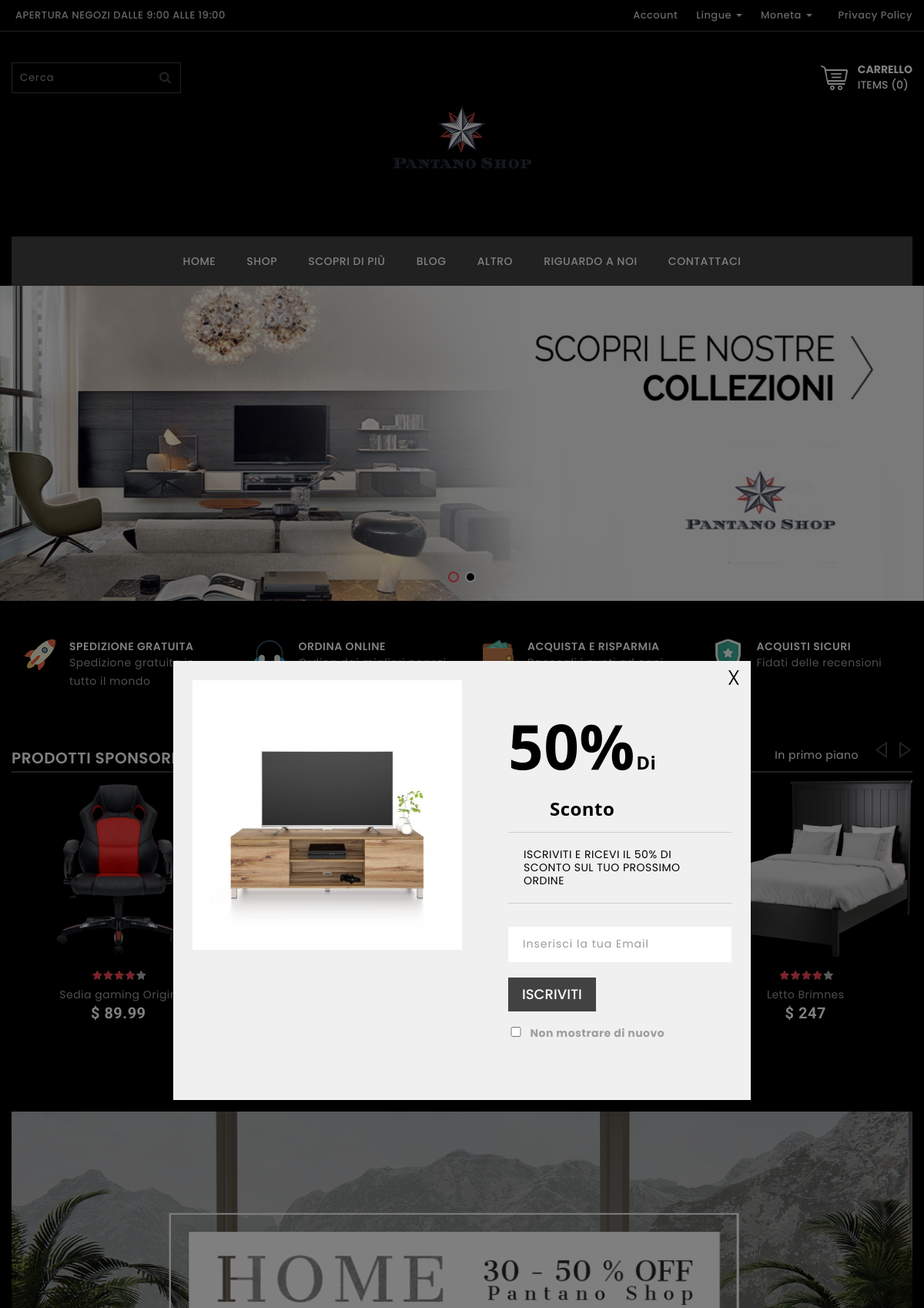
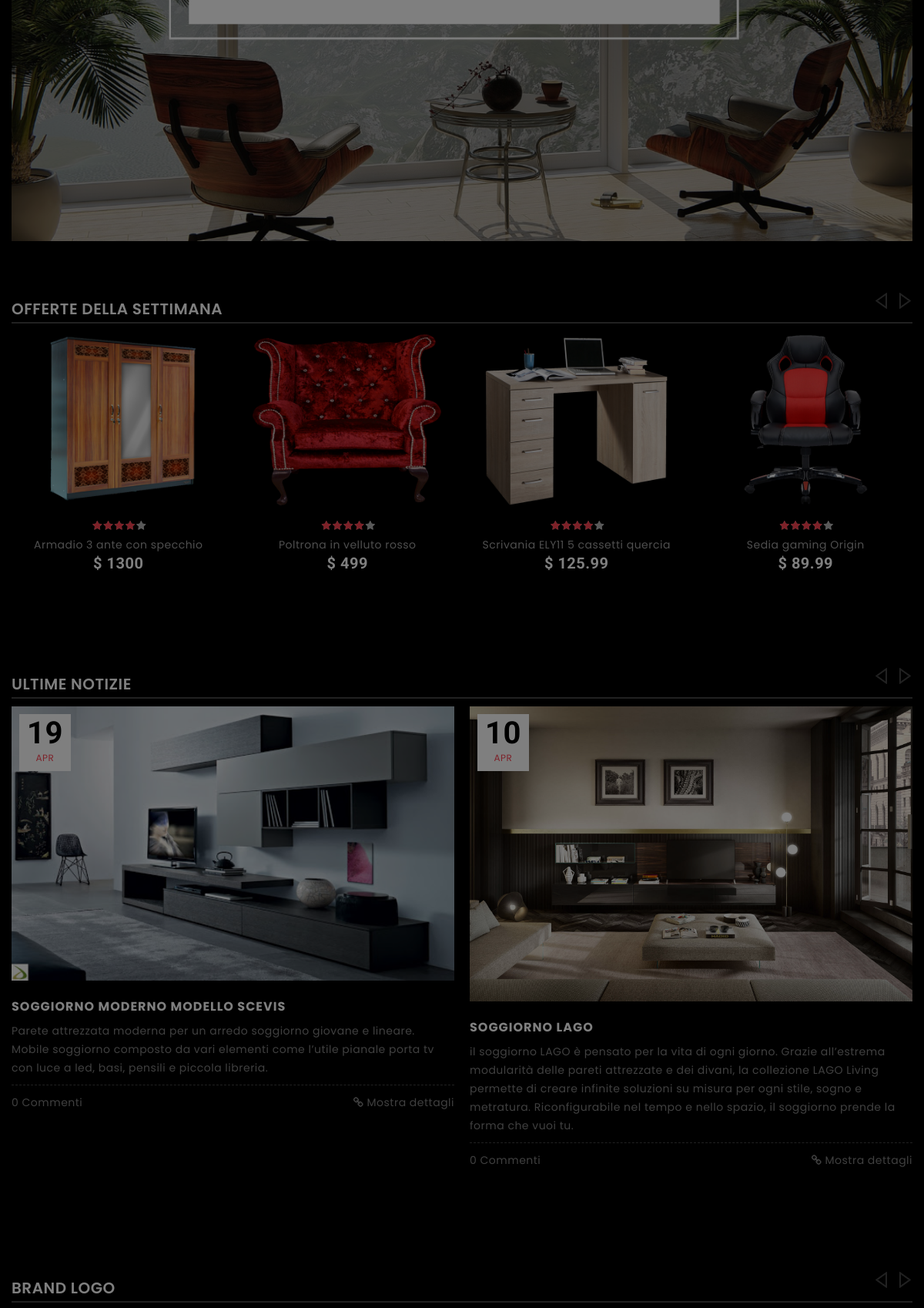
Page /Azienda_mobili/index2.php (upper part) on the committed database (2 pictures, top to bottom).
### tables this page shows
CREATE TABLE `mobile` (
  `ID` varchar(5) NOT NULL,
  `Nome` varchar(50) NOT NULL,
  `Marca` varchar(50) NOT NULL,
  `Stile` varchar(50) NOT NULL,
  `Colore` varchar(50) NOT NULL,
  `Disponibilita` varchar(50) NOT NULL,
  `Categoria` varchar(50) NOT NULL,
  `Prezzo` float NOT NULL,
  `Immagine` varchar(50) NOT NULL,
  `Immagine_reverse` varchar(50) NOT NULL,
  `Quantita` int(11) NOT NULL,
  `Descrizione` text NOT NULL,
  `Venduto` int(11) NOT NULL,
  `Cuore` int(11) NOT NULL,
  `Data` date NOT NULL
);

### Azienda_mobili/index2.php (the view, shortened to what this page needs)
<html lang="en">
<head>
  <link rel="stylesheet" type="text/css" href="css/font-awesome.min.css" />
  <link rel="stylesheet" type="text/css" href="css/bootstrap.css" />
  <link rel="stylesheet" type="text/css" href="css/style.css">
  <link rel="stylesheet" type="text/css" href="css/magnific-popup.css">
  <link rel="stylesheet" type="text/css" href="css/owl.carousel.css">
</head>
<body>
  <?php
    include "conn.php";
   ?>
  <div class="wrapper">
    <div id="subscribe-me" class="modal animated fade in" role="dialog" data-keyboard="true" tabindex="-1">
      <div class="newsletter-popup"> <img class="offer" src="images/offerta.jpg" width="350" alt="offer">
        <div class="newsletter-popup-static newsletter-popup-top">
          <div class="popup-text">
            <div class="popup-title">50% <span> Di <br>Sconto</span></div>
            <div class="popup-desc">
              <div>ISCRIVITI E RICEVI IL 50% DI SCONTO SUL TUO PROSSIMO ORDINE</div>
            </div>
          </div>
          <form onsubmit="return  validatpopupemail();" method="post">
            <div class="form-group required">
              <input type="email" name="email-popup" id="email-popup" placeholder="Inserisci la tua Email" class="form-control input-lg" required />
              <button type="submit" class="btn btn-default btn-lg" id="email-popup-submit">Iscriviti</button>
              <label class="checkme">
                <input type="checkbox" value="" id="checkme" /> Non mostrare di nuovo </label>
            </div>
          </form>
        </div>
      </div>
    </div>
    <header id="header">
      <div class="header-top">
        <div class="container">
          <div class="row">
            <div class="col-xs-12 col-sm-4">
              <div class="header-top-left">
                <div class="contact"><span class="hidden-xs hidden-sm hidden-md">Apertura negozi dalle 9:00 alle 19:00 </span></div>
              </div>
            </div>
            <div class="col-xs-12 col-sm-8">
              <ul class="header-top-right text-right">
                <?php
                  if ($_SESSION['username'] == ''){
                    echo "<li class='account'><a href='login.php'>Account</a></li>";
                  }
                 ?>
                <li class="language dropdown"> <span class="dropdown-toggle" id="dropdownMenu1" data-toggle="dropdown" aria-haspopup="true" aria-expanded="false" role="button">Lingue <span class="caret"></span> </span>
                </li>
                <li class="currency dropdown"> <span class="dropdown-toggle" id="dropdownMenu12" data-toggle="dropdown" aria-haspopup="true" aria-expanded="false" role="button">Moneta <span class="caret"></span> </span>
                </li>
                <li class="currency dropdown">
                  <a href="https://www.iubenda.com/privacy-policy/99772221" class="iubenda-black iubenda-embed" title="Privacy Policy ">Privacy Policy</a>
                </li>
              </ul>
            </div>
          </div>
        </div>
      </div>
      <div class="header">
        <div class="container">
          <div class="row">
            <div class="col-xs-12 col-sm-4">
              <div class="main-search mt_40">
                <input id="search-input" name="cerca" value="" placeholder="Cerca" class="form-control input-lg" autocomplete="off" type="text">
                <span class="input-group-btn">
              <button type="button" name="cercaBottone" class="btn btn-default btn-lg"><i class="fa fa-search"></i></button>
              </span> </div>
            </div>
            <div class="navbar-header col-xs-6 col-sm-4"> <a class="navbar-brand" href="index2.php"> <img alt="themini" src="images/Logo-PantanoShop.png"> </a> </div>
            <div class="col-xs-6 col-sm-4 shopcart">
              <div id="cart" class="btn-group btn-block mtb_40">
                <?php
                if($_SESSION['email']==''){
                  echo "<button type='button' class='btn' data-target='#cart-dropdown' data-toggle='collapse' aria-expanded='true'><span id='shippingcart'>Carrello</span><span id='cart-total'>items (0)</span> </button>";
                }
                ?>
              </div>
            </div>
          </div>
          <nav class="navbar">
            <div class="collapse navbar-collapse js-navbar-collapse">
              <ul id="menu" class="nav navbar-nav">
                <li> <a href="index2.php">Home</a></li>
                <li> <a href="category_page.php">Shop</a></li>
                <li class="dropdown mega-dropdown"> <a href="#" class="dropdown-toggle" data-toggle="dropdown">Scopri di più</a>
                </li>
                <li> <a href="blog_page.html">Blog</a></li>
                <li class="dropdown"> <a href="#" class="dropdown-toggle" data-toggle="dropdown">Altro </a>
                </li>
                <li> <a href="about.php">Riguardo a noi</a></li>
                <li> <a href="contact_us.php">Contattaci</a></li>
              </ul>
            </div>
          </nav>
        </div>
      </div>
    </header>
    <br><br>
    <div class="banner">
      <div class="main-banner owl-carousel">
        <div class="item"><a href="#"><img src="images/banner-promozione2.png" alt="Main Banner" class="img-responsive" /></a></div>
      </div>
    </div>
    <div class="container">
      <div class="row">
        <div class="col-sm-3 mt_20 cms-icon ">
          <div class="feature-i-left ptb_30 ">
            <div class="icon-right Shipping"></div>
            <h6>Spedizione gratuita</h6>
            <p>Spedizione gratuita in tutto il mondo</p>
          </div>
        </div>
        <div class="col-sm-3 mt_20 cms-icon ">
          <div class="feature-i-left ptb_30 ">
            <div class="icon-right Order"></div>
            <h6>Ordina online</h6>
            <p>Ordina dai migliori negozi di mobiliari</p>
          </div>
        </div>
        <div class="col-sm-3 mt_20 cms-icon ">
          <div class="feature-i-left ptb_30 ">
            <div class="icon-right Save"></div>
            <h6>Acquista e risparmia</h6>
            <p>Raccogli i punti ad ogni acquisto</p>
          </div>
        </div>
        <div class="col-sm-3 mt_20 cms-icon ">
          <div class="feature-i-left ptb_30 ">
            <div class="icon-right Safe"></div>
            <h6>Acquisti sicuri</h6>
            <p>Fidati delle recensioni</p>
          </div>
        </div>
      </div>
      <div class="row ">
        <div class="col-sm-12 mt_30">
          <div id="product-tab" class="mt_10">
            <div class="heading-part mb_10 ">
              <h2 class="main_title">Prodotti sponsorizzati</h2>
            </div>
            <ul class="nav text-right">
              <li class="active"> <a href="#nArrivals" data-toggle="tab">Nuovi arrivi</a> </li>
              <li><a href="#Bestsellers" data-toggle="tab">I più venduti</a> </li>
              <li><a href="#Featured" data-toggle="tab">In primo piano</a> </li>
            </ul>
            <div class="tab-content clearfix box">
              <div class="tab-pane active" id="nArrivals">
                <div class="nArrivals owl-carousel">
                  <?php
                  $query2 = "SELECT *
                            FROM MOBILE
                            ORDER BY DATA DESC
                            LIMIT 7";
                  $ris2 = mysqli_query($conn, $query2);
                  while ($riga = mysqli_fetch_array($ris2)){
                  echo "<div class='product-grid'>";
                    echo "<div class='item'>";
                      echo "<div class='product-thumb'>";
                        echo "<div class='image product-imageblock'> <a href='product_detail_page.html'> <img data-name='product_image' src='images/product/$riga[8]' alt='iPod Classic' title='iPod Classic' class='img-responsive'> <img src='images/product/$riga[9]' alt='iPod Classic' title='iPod Classic' class='img-responsive'> </a>";
                        echo "</div>";
                        echo "<div class='caption product-detail text-center'>";
                          echo "<div class='rating'> <span class='fa fa-stack'><i class='fa fa-star-o fa-stack-1x'></i><i class='fa fa-star fa-stack-1x'></i></span> <span class='fa fa-stack'><i class='fa fa-star-o fa-stack-1x'></i><i class='fa fa-star fa-stack-1x'></i></span> <span class='fa fa-stack'><i class='fa fa-star-o fa-stack-1x'></i><i class='fa fa-star fa-stack-1x'></i></span> <span class='fa fa-stack'><i class='fa fa-star-o fa-stack-1x'></i><i class='fa fa-star fa-stack-1x'></i></span> <span class='fa fa-stack'><i class='fa fa-star-o fa-stack-1x'></i><i class='fa fa-star fa-stack-x'></i></span> </div>";
                          echo "<h6 data-name='product_name' class='product-name'><a href='#' title='Casual Shirt With Ruffle Hem'>$riga[1]</a></h6>";
                          echo "<span class='price'><span class='amount'><span class='currencySymbol'>$</span> $riga[7]</span>";
                          echo "</span>";
                        echo "</div>";
                      echo "</div>";
                    echo "</div>";
                  echo "</div>";
                }
                  ?>
                </div>
              </div>
            </div>
          </div>
        </div>
      </div>
      <div class="row">
        <div class="cms_banner">
          <div class="col-xs-12 mt_60">
            <div id="subbanner4" class="sub-hover">
              <div class="sub-img"><a href="#"><img src="images/banner-PantanoShop2.png" alt="Sub Banner5" class="img-responsive"></a></div>
            </div>
          </div>
        </div>
        <div class="col-sm-12 mtb_10">
          <div class="mt_60">
            <div class="heading-part mb_10 ">
              <h2 class="main_title">Offerte della settimana</h2>
            </div>
            <div class="latest_pro box">
              <div class="latest owl-carousel">
                <?php
                $query3 = "SELECT *
                          FROM MOBILE
                          ORDER BY CUORE ASC
                          LIMIT 7";
                $ris3 = mysqli_query($conn, $query3);
                while ($riga = mysqli_fetch_array($ris3)){
                echo "<div class='product-grid'>";
                  echo "<div class='item'>";
                    echo "<div class='product-thumb  mb_30'>";
                      echo "<div class='image product-imageblock'> <a href='product.php'> <img data-name='product_image' src='images/product/$riga[8]' alt='iPod Classic' title='iPod Classic' class='img-responsive'> <img src='images/product/$riga[9]' alt='iPod Classic' title='iPod Classic' class='img-responsive'> </a>";
                      echo "</div>";
                      echo "<div class='caption product-detail text-center'>";
                        echo "<div class='rating'> <span class='fa fa-stack'><i class='fa fa-star-o fa-stack-1x'></i><i class='fa fa-star fa-stack-1x'></i></span> <span class='fa fa-stack'><i class='fa fa-star-o fa-stack-1x'></i><i class='fa fa-star fa-stack-1x'></i></span> <span class='fa fa-stack'><i class='fa fa-star-o fa-stack-1x'></i><i class='fa fa-star fa-stack-1x'></i></span> <span class='fa fa-stack'><i class='fa fa-star-o fa-stack-1x'></i><i class='fa fa-star fa-stack-1x'></i></span> <span class='fa fa-stack'><i class='fa fa-star-o fa-stack-1x'></i><i class='fa fa-star fa-stack-x'></i></span> </div>";
                        echo "<h6 data-name='product_name' class='product-name'><a href='#' title='Casual Shirt With Ruffle Hem'>$riga[1]</a></h6>";
                        echo "<span class='price'><span class='amount'><span class='currencySymbol'>$</span> $riga[7]</span>";
                        echo "</span>";
                      echo "</div>";
                    echo "</div>";
                  echo "</div>";
                echo "</div>";
                }
                ?>
              </div>
            </div>
          </div>
        </div>
        <div class="col-sm-12 mtb_10">
          <div id="Blog" class="mt_50">
            <div class="heading-part mb_10 ">
              <h2 class="main_title">Ultime notizie</h2>
            </div>
            <div class="blog-contain box">
              <div class="blog owl-carousel ">
                <div class="item">
                  <div class="box-holder">
                    <div class="thumb post-img"><a href="#"> <img src="images/blog/notizia.jpg" alt="themini"> </a>
                      <div class="date-time text-center">
                        <div class="day"> 19</div>
                        <div class="month">Apr</div>
                      </div>
                      <div class="post-info">
                        <h6 class="mb_10 text-uppercase"> <a href="single_blog.html">Soggiorno moderno Modello Scevis</a> </h6>
                        <p>Parete attrezzata moderna per un arredo soggiorno giovane e lineare. Mobile soggiorno composto da vari elementi come l’utile pianale porta tv con luce a led, basi, pensili e piccola libreria.</p>
                        <div class="view-blog">
                          <div class="write-comment pull-left"> <a href="single_blog.html"> 0 Commenti</a> </div>
                          <div class="read-more pull-right"> <a href="single_blog.html"> <i class="fa fa-link"></i> Mostra dettagli</a> </div>
                        </div>
                      </div>
                    </div>
                  </div>
                </div>
                <div class="item">
                  <div class="box-holder">
                    <div class="thumb post-img"><a href="#"> <img src="images/blog/notizia2.jpg" alt="themini"> </a>
                      <div class="date-time text-center">
                        <div class="day"> 10</div>
                        <div class="month">Apr</div>
                      </div>
                      <div class="post-info">
                        <h6 class="mb_10 text-uppercase"> <a href="single_blog.html">SOGGIORNO LAGO</a> </h6>
                        <p>il soggiorno LAGO è pensato per la vita di ogni giorno. Grazie all’estrema modularità delle pareti attrezzate e dei divani, la collezione LAGO Living permette di creare infinite soluzioni su misura per ogni stile, sogno e metratura. Riconfigurabile nel tempo e nello spazio, il soggiorno prende la forma che vuoi tu.</p>
                        <div class="view-blog">
                          <div class="write-comment pull-left"> <a href="single_blog.html"> 0 Commenti</a> </div>
                          <div class="read-more pull-right"> <a href="single_blog.html"> <i class="fa fa-link"></i> Mostra dettagli</a> </div>
                        </div>
                      </div>
                    </div>
                  </div>
                </div>
              </div>
            </div>
          </div>
        </div>
      </div>
      <div id="brand_carouse" class="ptb_60 text-center">
        <div class="type-01">
          <div class="heading-part mb_10 ">
            <h2 class="main_title">Brand Logo</h2>
          </div>
        </div>
      </div>
    </div>
  </div>
</body>
</html>

### rows in the picture
mobile: Immagine (picture), Nome "Sedia gaming Origin", Prezzo "89.99"
mobile: Immagine (picture), Nome "Letto Brimnes", Prezzo "247"
mobile: Immagine (picture), Nome "Armadio 3 ante con specchio", Prezzo "1300"
mobile: Immagine (picture), Nome "Poltrona in velluto rosso", Prezzo "499"
mobile: Immagine (picture), Nome "Scrivania ELY11 5 cassetti quercia", Prezzo "125.99"
